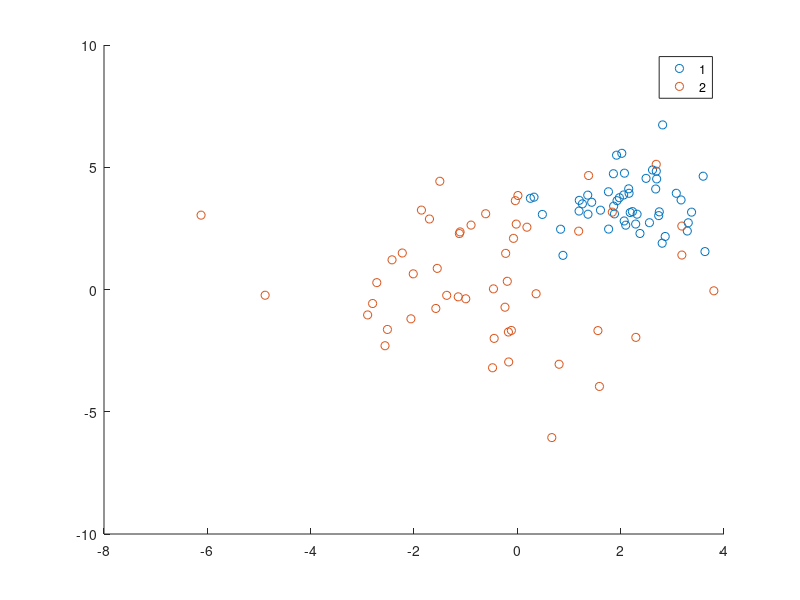

Reproduce this figure in MATLAB. (Note: this script raises an error after producing the figure.)
file_data = importdata('synthetic.mat'); %call for import the file name
% Get all Training Data
train_raw = file_data.knnClassify2dTrain(:,:); % call from KnnClassify2dTrian Table
gscatter(train_raw(:,1),train_raw(:,2),train_raw(:,3))

% Get all Testing Data
test_raw=file_data.knnClassify2dTest(:,:);
  K = [1 3 5 12 16 20 25 35];
% K = 1:35;
errors_list_test = zeros(length(K),1);

for s = 1 : length(K)
k = K(s);
predicted_test = knn_predict(train_raw,test_raw,1:2,k);
testTotal = size(predicted_test,1);
errors_list_test(s,1) = (1-(1/testTotal)*sum(predicted_test(:,3)~=predicted_test(:,4)))*100;
%accuracy = (1 - errors)*100;
end
errors_list_train = zeros(length(K),1);

for s = 1 : length(K)
k = K(s);
predicted_train = knn_predict(train_raw,train_raw,1:2,k);
trainTotal = size(predicted_train,1);
errors_list_train(s,1) =(1-(1/trainTotal)*sum(predicted_train(:,3)~=predicted_train(:,4)))*100;
%accuracy = (1 - errors)*100;
end
% error_k(k,1) = (1 - error_rate)*100;
figure
plot(K,errors_list_test(:,1),K,errors_list_train(:,1))
title('Knn Accuracy Vs K')
xlabel('K Value')
ylabel('Accuracy (%)')
legend('Test','Train')